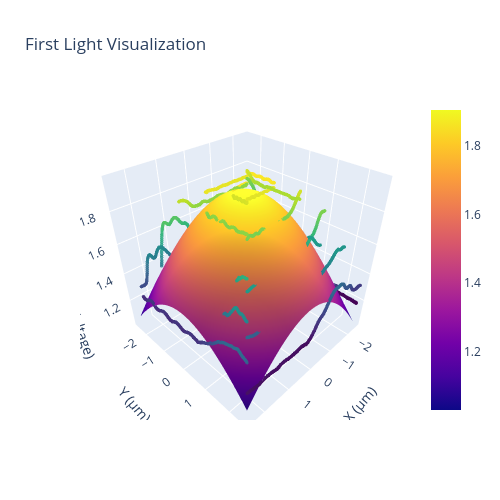

Write notebook code for a chart like this one.
### Code cell
### Broad scan, can make it small scan with generate_linear_spiral((5, 5), 10)
stage = 'r'
line_numbers = [0, 1, 2]    # motion i/o for left XY, right XY, all Z (works assuming both fibers don't move at the same time)
speed = 7# 7                  # Speed setting from 0-9. Higher is only faster to a point.
# ai_channel = 'ai1'

broad_range = False
if broad_range == True:
    commands = flc.pgen.generate_linear_spiral((20, 20), 40)    # params are scan dimension (should be x,y) and number of steps., (10,10,20)
else:
    commands = flc.pgen.generate_linear_spiral((5, 5), 10)    # params are scan dimension (should be x,y) and number of steps., (10,10,20)
# commands = flc.pgen.generate_linear_spiral((10, 10), 20)    # params are scan dimension (should be x,y) and number of steps., (10,10,20)
result = flc.scan_path(stage, commands, speed, line_numbers, perform_regression = True)

datapoints = result['datapoints']

# Not plotting the distribution
fig = result['figure']

## Maximum point delta
max_point = datapoints[
    np.argmax(datapoints[:, 2])
][:2]
print(f"Maximum: {max_point}")

fig.show()

### Figure 1 — Plotly figure (JSON) as saved in the notebook; plotly's stock layout.template omitted (floating-point values rounded to 4 significant figures; data arrays with more than 128 entries replaced by an {"elided": "..."} marker saying what was removed)
{"data": [{"marker": {"color": {"elided": "5509 float values"}, "colorscale": [[0, "#440154"], [0.1111, "#482878"], [0.2222, "#3e4989"], [0.3333, "#31688e"], [0.4444, "#26828e"], [0.5556, "#1f9e89"], [0.6667, "#35b779"], [0.7778, "#6ece58"], [0.8889, "#b5de2b"], [1, "#fde725"]], "opacity": 0.8, "size": 2}, "mode": "markers", "name": "Datapoints", "type": "scatter3d", "x": {"elided": "5509 float values"}, "y": {"elided": "5509 float values"}, "z": {"elided": "5509 float values"}}, {"type": "surface", "x": {"elided": "100x100 float values"}, "y": {"elided": "100x100 float values"}, "z": {"elided": "100x100 float values"}}], "layout": {"autosize": true, "height": 500, "scene": {"aspectmode": "cube", "xaxis": {"title": {"text": "X (μm)"}}, "yaxis": {"title": {"text": "Y (μm)"}}, "zaxis": {"title": {"text": "Radiant Power (Voltage)"}}}, "title": {"text": "First Light Visualization"}, "width": 500, "yaxis": {"scaleanchor": "x", "scaleratio": 1}}}
